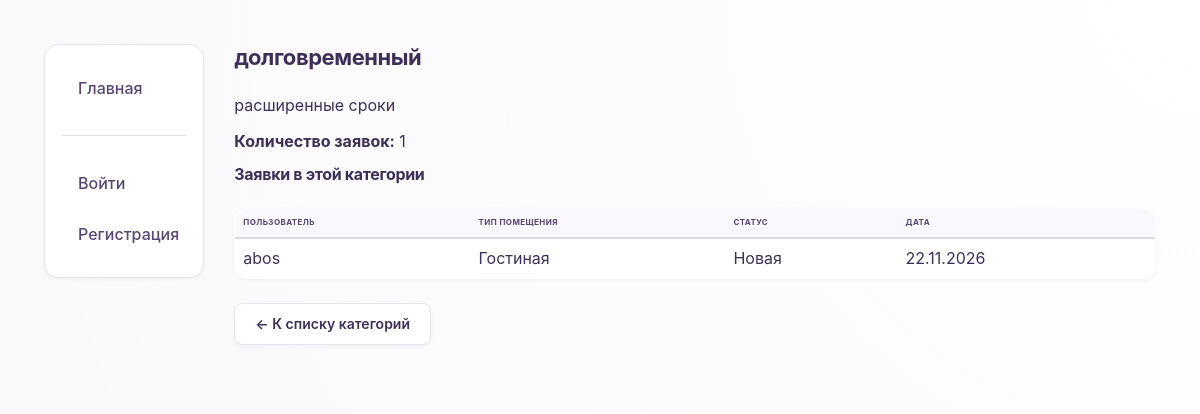
Page /category/7/ on the earlier database version.
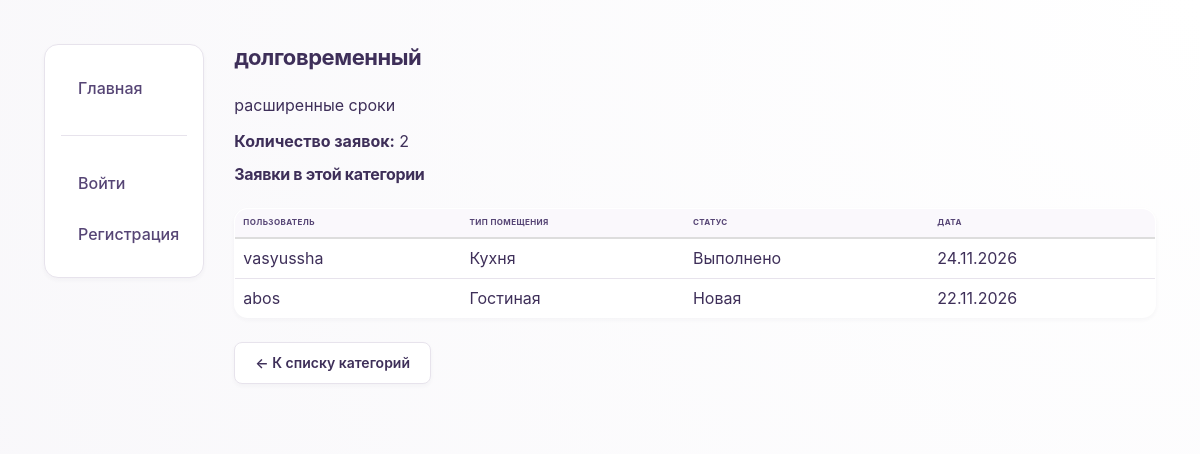
Same page on the later database version.
### studio/models.py (models this page shows, shortened)
class Category(models.Model):
    name = models.CharField(max_length=100, verbose_name="Название категории")
    description = models.TextField(blank=True, verbose_name="Описание")
    class Meta:
        ordering = ['name']
        verbose_name = "Категория заявки"
        verbose_name_plural = "Категории заявок"

class Request(models.Model):
    STATUS_CHOICES = [
        ('new', 'Новая'),
        ('in_progress', 'Принято в работу'),
        ('done', 'Выполнено'),
        ('rejected', 'Отклонена'),
    ]
    user = models.ForeignKey(User, on_delete=models.CASCADE, verbose_name="Пользователь")
    title = models.CharField(max_length=200, verbose_name="Название")
    category = models.ForeignKey(Category, on_delete=models.SET_NULL, null=True, verbose_name="Категория")
    room_type = models.CharField(
        max_length=20,
        choices=[
            ('bedroom', 'Спальня'),
            ('bathroom', 'Ванная'),
            ('kitchen', 'Кухня'),
            ('living_room', 'Гостиная'),
            ('office', 'Офис'),
            ('other', 'Другое'),
        ],
        default='other',
        verbose_name="Тип помещения"
    )
    message = models.TextField(verbose_name="Описание")
    photo = models.ImageField(upload_to='request_photos/', verbose_name="Фото помещения или план")
    design_image = models.ImageField(upload_to='design_images/', blank=True, null=True, verbose_name="Изображение готового дизайна")
    status = models.CharField(max_length=20, choices=STATUS_CHOICES, default='new', verbose_name="Статус")
    created_at = models.DateTimeField(auto_now_add=True, verbose_name="Дата создания")
    updated_at = models.DateTimeField(auto_now=True, verbose_name="Дата обновления")
    designer_comment = models.TextField(
        blank=True,
        null=True,
        verbose_name="Комментарий дизайнера",
        help_text="Опишите, что было сделано или какие есть нюансы"
    )
    class Meta:
        ordering = ['-created_at']
        verbose_name = "Заявка"
        verbose_name_plural = "Заявки"

### studio/views.py (the view)
# urls.py: path('category/<int:pk>/', views.CategoryDetailView.as_view(), name='category-detail'),
class CategoryDetailView(generic.DetailView):
    model = Category
    template_name = 'studio/category_detail.html'
    context_object_name = 'category'

### studio/templates/studio/category_detail.html (shortened to what this page needs)
{% extends "base_generic.html" %}
{% block content %}
<h1>{{ category.name }}</h1>
{% if category.description %}
<p>{{ category.description }}</p>
{% endif %}
<p><strong>Количество заявок:</strong> {{ category.request_set.count }}</p>
{% if category.request_set.all %}
<h2>Заявки в этой категории</h2>
<table class="table">
    <thead>
        <tr>
            <th>Пользователь</th>
            <th>Тип помещения</th>
            <th>Статус</th>
            <th>Дата</th>
        </tr>
    </thead>
    <tbody>
        {% for req in category.request_set.all %}
        <tr>
            <td>{{ req.user.username }}</td>
            <td>{{ req.get_room_type_display }}</td>
            <td>{{ req.get_status_display }}</td>
            <td>{{ req.created_at|date:"d.m.Y" }}</td>
        </tr>
        {% endfor %}
    </tbody>
</table>
{% endif %}
<p>
    <a href="{% url 'categories' %}" class="btn btn-default">← К списку категорий</a>
</p>
{% endblock %}

Differences in the rows shown:
computed for Category "долговременный": request_set.count "1" → "2"
added Request: user.username "vasyussha", room_type "Кухня", status "Выполнено", created_at "24.11.2026"
